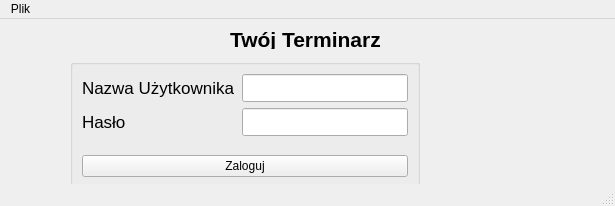
<?xml version="1.0" encoding="UTF-8"?>
<ui version="4.0">
 <class>MainWindow</class>
 <widget class="QMainWindow" name="MainWindow">
  <property name="geometry">
   <rect>
    <x>0</x>
    <y>0</y>
    <width>615</width>
    <height>206</height>
   </rect>
  </property>
  <property name="windowTitle">
   <string>MainWindow</string>
  </property>
  <property name="styleSheet">
   <string notr="true"/>
  </property>
  <widget class="QWidget" name="centralwidget">
   <widget class="QGroupBox" name="groupBox">
    <property name="geometry">
     <rect>
      <x>70</x>
      <y>40</y>
      <width>350</width>
      <height>130</height>
     </rect>
    </property>
    <property name="styleSheet">
     <string notr="true"/>
    </property>
    <property name="title">
     <string/>
    </property>
    <layout class="QGridLayout" name="gridLayout">
     <item row="0" column="0">
      <layout class="QFormLayout" name="formLayout">
       <item row="0" column="0">
        <widget class="QLabel" name="label_2">
         <property name="font">
          <font>
           <pointsize>13</pointsize>
          </font>
         </property>
         <property name="styleSheet">
          <string notr="true"/>
         </property>
         <property name="text">
          <string>Nazwa Użytkownika</string>
         </property>
         <property name="buddy">
          <cstring>lineEditUsername</cstring>
         </property>
        </widget>
       </item>
       <item row="0" column="1">
        <widget class="QLineEdit" name="lineEditUsername">
         <property name="font">
          <font>
           <pointsize>13</pointsize>
          </font>
         </property>
        </widget>
       </item>
       <item row="1" column="0">
        <widget class="QLabel" name="label_4">
         <property name="font">
          <font>
           <pointsize>13</pointsize>
          </font>
         </property>
         <property name="styleSheet">
          <string notr="true"/>
         </property>
         <property name="text">
          <string>Hasło</string>
         </property>
         <property name="buddy">
          <cstring>lineEditPassword</cstring>
         </property>
        </widget>
       </item>
       <item row="1" column="1">
        <widget class="QLineEdit" name="lineEditPassword">
         <property name="font">
          <font>
           <pointsize>13</pointsize>
          </font>
         </property>
        </widget>
       </item>
      </layout>
     </item>
     <item row="1" column="0">
      <widget class="QPushButton" name="pushButtonLogin">
       <property name="text">
        <string>Zaloguj</string>
       </property>
      </widget>
     </item>
    </layout>
   </widget>
   <widget class="QLabel" name="label">
    <property name="geometry">
     <rect>
      <x>230</x>
      <y>10</y>
      <width>171</width>
      <height>20</height>
     </rect>
    </property>
    <property name="font">
     <font>
      <pointsize>16</pointsize>
      <weight>75</weight>
      <bold>true</bold>
     </font>
    </property>
    <property name="styleSheet">
     <string notr="true"/>
    </property>
    <property name="text">
     <string>Twój Terminarz</string>
    </property>
   </widget>
  </widget>
  <widget class="QMenuBar" name="menubar">
   <property name="geometry">
    <rect>
     <x>0</x>
     <y>0</y>
     <width>615</width>
     <height>22</height>
    </rect>
   </property>
   <widget class="QMenu" name="menuFile">
    <property name="title">
     <string>Plik</string>
    </property>
    <addaction name="actionDodaj_u_ytkownika"/>
   </widget>
   <addaction name="menuFile"/>
  </widget>
  <widget class="QStatusBar" name="statusbar"/>
  <action name="actionDodaj_u_ytkownika">
   <property name="text">
    <string>Dodaj użytkownika</string>
   </property>
  </action>
 </widget>
 <resources/>
 <connections/>
</ui>
